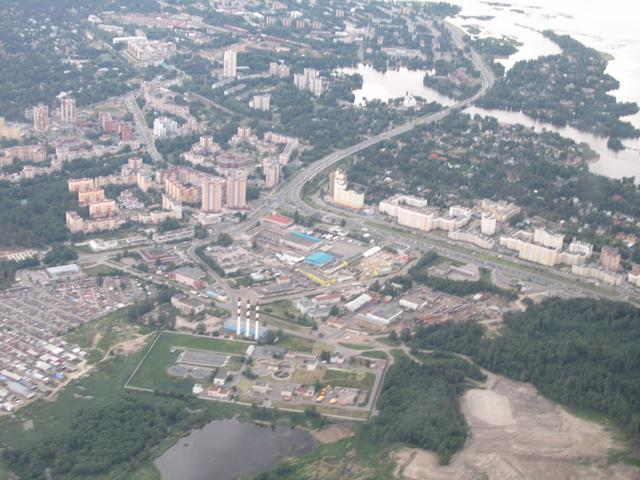
//> input picture branches/tcp_net_protocol/experiments/webCam/MD/python_openCV_test/data/aero1.jpg, 640 x 480 px, given in place of the camera
$ ./opencv_edges   (built with g++ and OpenCV 4)
//> lines starting //> are read from the running program, lines starting //| are printed output that depends on the picture
#include "cv.h"
#include "highgui.h"

using namespace cv;

int main(int, char**)
{
    VideoCapture cap(1); // open the default camera
    if(!cap.isOpened())  // check if we succeeded
        return -1;

    Mat edges;
    namedWindow("edges",1);
    for(;;)
    {
        Mat frame;
        cap >> frame; // get a new frame from camera
//> frame is the input picture: 480 rows x 640 cols, CV_8UC3; mean B, G, R 153.6, 150.4, 147.6
        cvtColor(frame, edges, CV_BGR2GRAY);
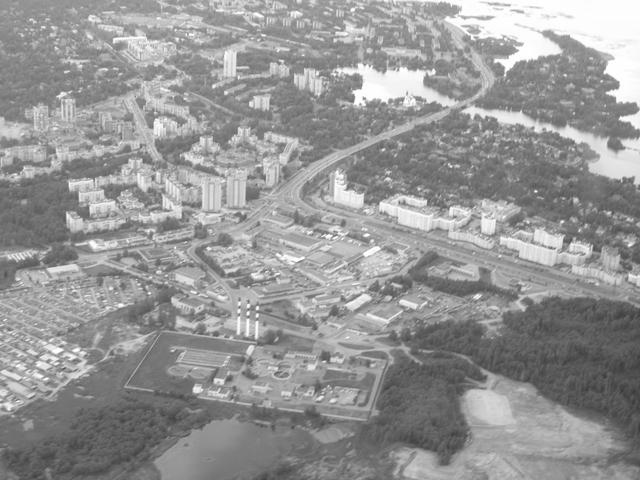
//> edges: 480 rows x 640 cols, CV_8UC1; min 58, max 255, mean 149.9
        GaussianBlur(edges, edges, Size(7,7), 1.5, 1.5);
        Canny(edges, edges, 0, 30, 3);
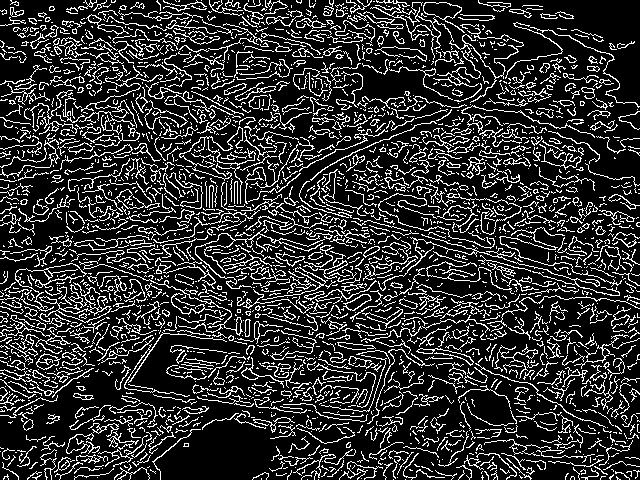
//> edges: 480 rows x 640 cols, CV_8UC1; 19% white in thin lines or dots
        imshow("edges", edges);
        if(waitKey(30) >= 0) break;
//> the Esc key is pressed
    }
    // the camera will be deinitialized automatically in VideoCapture destructor
    return 0;
}

$ run again, on branches/tcp_net_protocol/experiments/webCam/MD/python_openCV_test/data/aero3.jpg
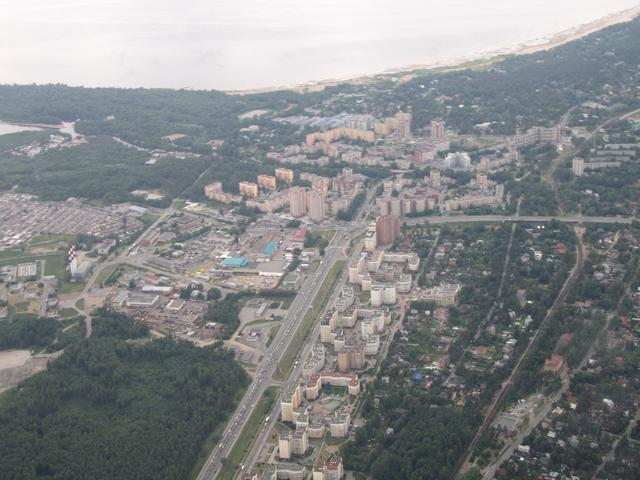
//> input picture branches/tcp_net_protocol/experiments/webCam/MD/python_openCV_test/data/aero3.jpg, 640 x 480 px, given in place of the camera
//> frame is the input picture: 480 rows x 640 cols, CV_8UC3; mean B, G, R 138, 136.7, 134.2
//> `GaussianBlur(edges, edges, Size(7,7), 1.5, 1.5);`:
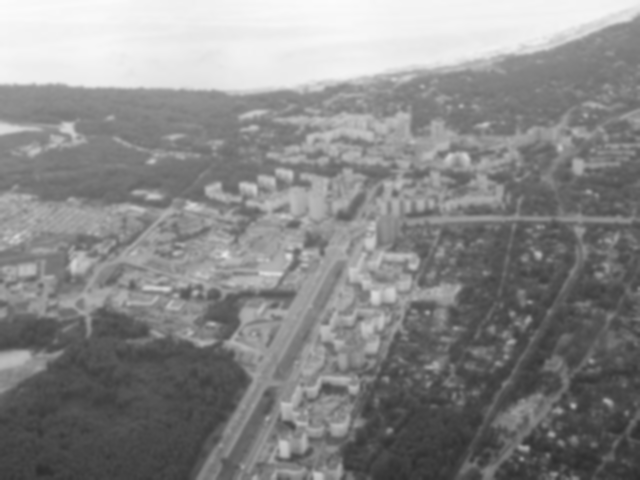
//> edges: 480 rows x 640 cols, CV_8UC1; min 46, max 251, mean 136.1
//> `Canny(edges, edges, 0, 30, 3);`:
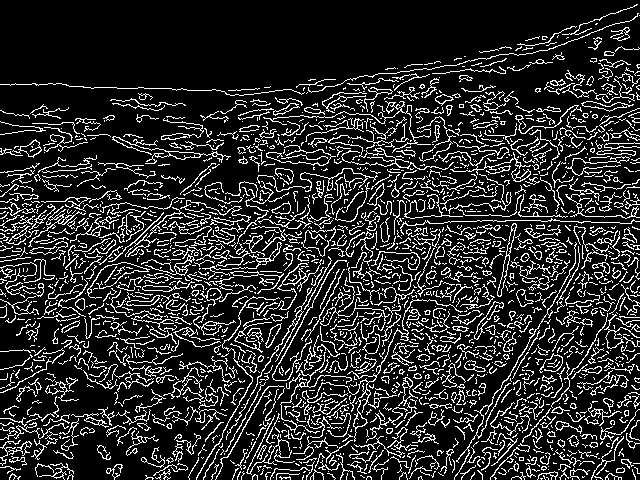
//> edges: 480 rows x 640 cols, CV_8UC1; 16.7% white in thin lines or dots

$ run again, on branches/tcp_net_protocol/experiments/webCam/MD/python_openCV_test/data/licenseplate_motion.jpg
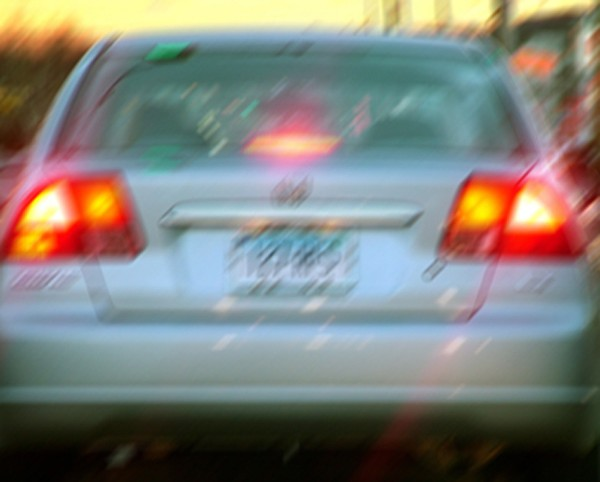
//> input picture branches/tcp_net_protocol/experiments/webCam/MD/python_openCV_test/data/licenseplate_motion.jpg, 600 x 482 px, given in place of the camera
//> frame is the input picture: 482 rows x 600 cols, CV_8UC3; mean B, G, R 120.7, 127, 126.7
//> `cvtColor(frame, edges, CV_BGR2GRAY);`:
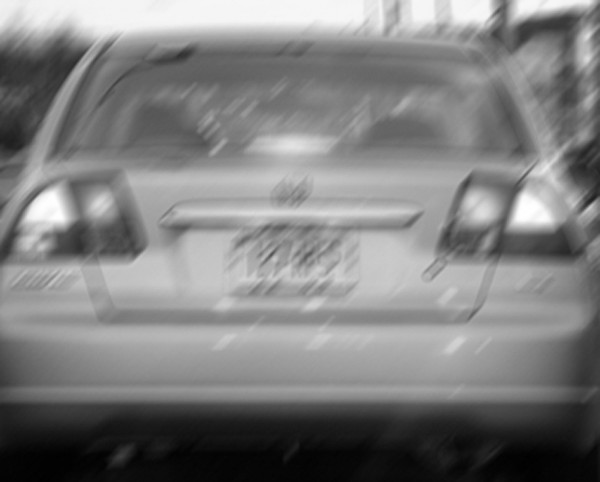
//> edges: 482 rows x 600 cols, CV_8UC1; min 0, max 255, mean 126.2
//> `Canny(edges, edges, 0, 30, 3);`:
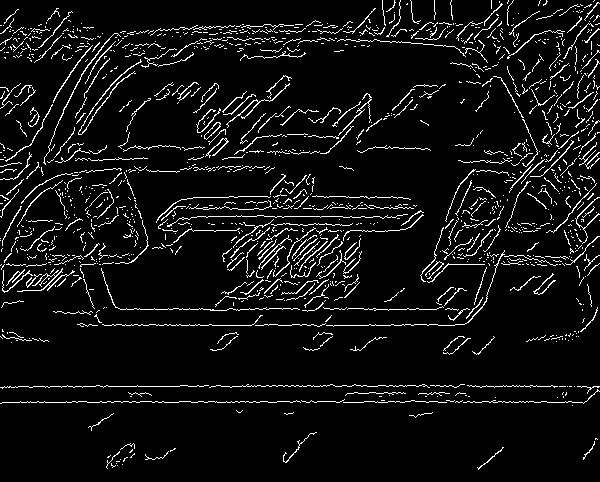
//> edges: 482 rows x 600 cols, CV_8UC1; 6.6% white in thin lines or dots
